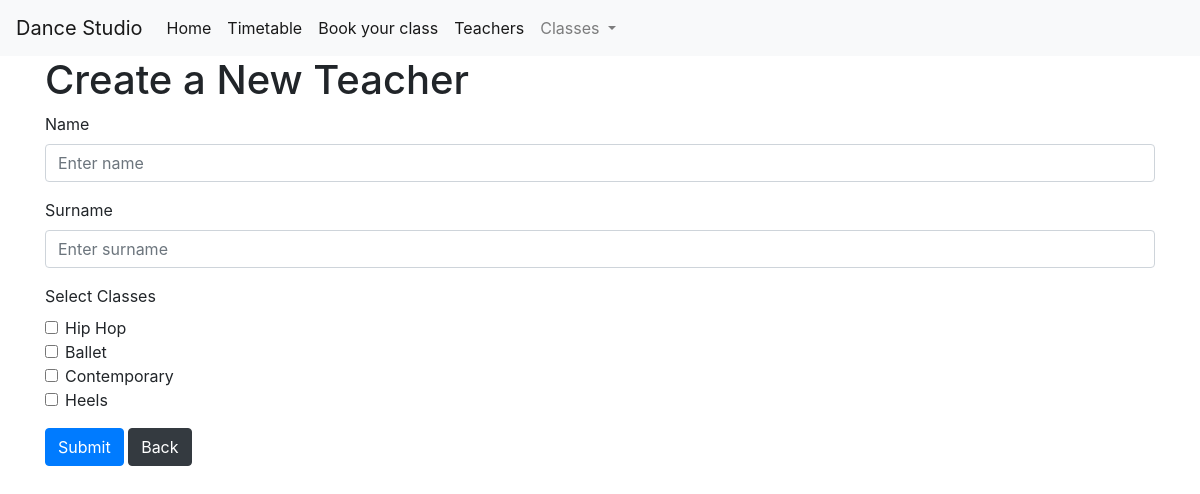
Screenshot of /create_teacher with the database file from the repository.
### tables this page shows
CREATE TABLE dance_classes (
    dance_class_id INTEGER PRIMARY KEY AUTOINCREMENT,
    dance_class_name VARCHAR(50) NOT NULL,
    dance_class_about TEXT
);

### app.py (the view, shortened to what this page needs)
@app.route('/create_teacher', methods=('GET', 'POST'))
def create_teacher():
    dance_classes = get_dance_classes_for_navbar()
    conn = get_db_connection()
    dance_classes_form = conn.execute('SELECT dance_class_id, dance_class_name FROM dance_classes').fetchall()
    conn.close()
    return render_template('create_teacher.html', dance_classes=dance_classes, dance_classes_form=dance_classes_form)

### app.py (called while the page is built)
def get_db_connection():
    conn = sqlite3.connect('database.db')
    conn.row_factory = sqlite3.Row
    return conn

def get_dance_classes_for_navbar():
    conn = get_db_connection()
    dance_classes = conn.execute('SELECT * FROM dance_classes').fetchall()
    conn.close()
    return dance_classes

### templates/create_teacher.html (shortened to what this page needs)
{% extends 'base.html' %}
{% block content %}
  <h1>{% block title %} Create a New Teacher {% endblock %}</h1>
  <form method="post">
    <div class="form-group">
      <label for="name">Name</label>
      <input type="text" name="name" placeholder="Enter name" class="form-control" value="{{ request.form['name'] }}">
    </div>
    <div class="form-group">
      <label for="surname">Surname</label>
      <input type="text" name="surname" placeholder="Enter surname" class="form-control" value="{{ request.form['surname'] }}">
    </div>
    <div class="form-group">
        <label for="classes">Select Classes</label>
        {% for dance_class in dance_classes_form %}
            <div class="form-check">
                <input class="form-check-input" type="checkbox" name="dance_classes_form" value="{{ dance_class['dance_class_id'] }}">
                <label class="form-check-label" for="{{ dance_class['dance_class_id'] }}">
                    {{ dance_class['dance_class_name'] }}
                </label>
            </div>
        {% endfor %}
    </div>
    <button type="submit" class="btn btn-primary">Submit</button>
    <a href="{{ url_for('teachers') }}" class="btn btn-dark">Back</a>
  </form>
{% endblock %}

### rows the page displays
dance_classes: dance_class_name "Hip Hop"
dance_classes: dance_class_name "Ballet"
dance_classes: dance_class_name "Contemporary"
dance_classes: dance_class_name "Heels"
